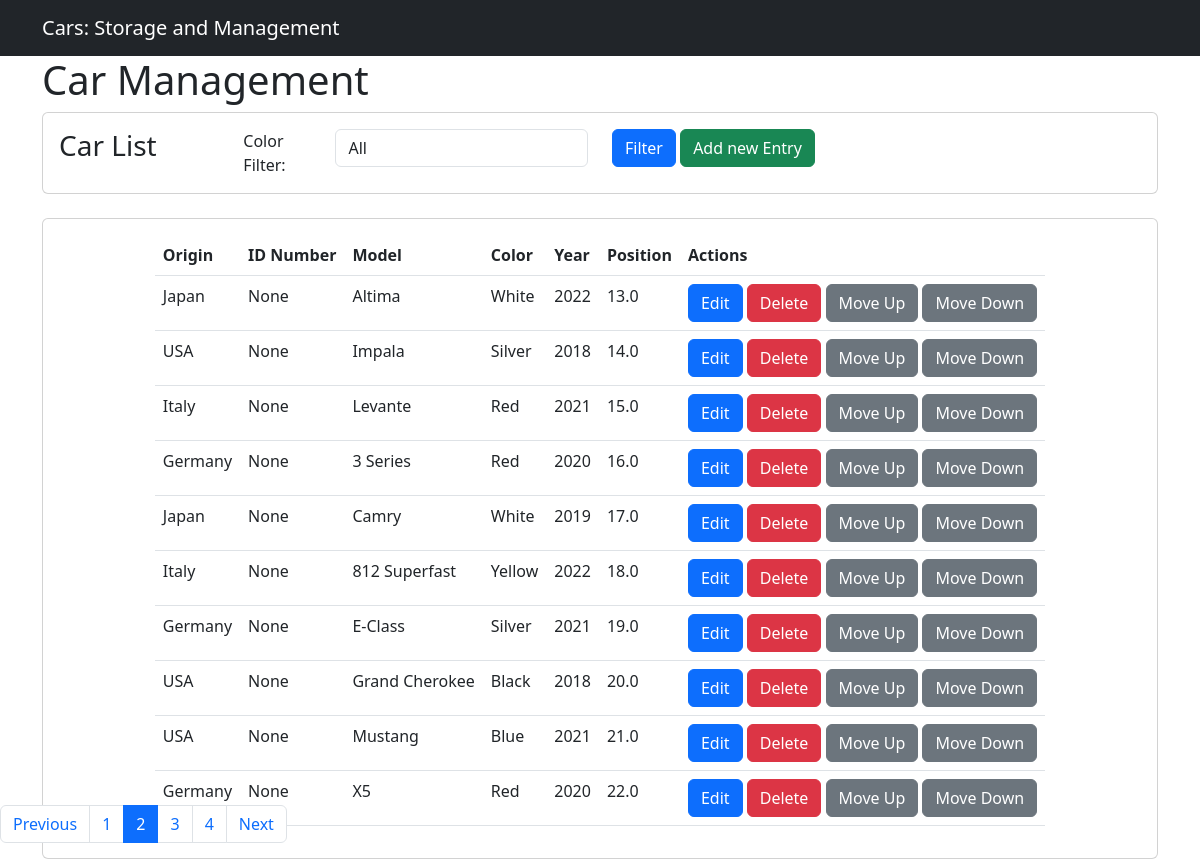
The page /?color=&page=2 on the database its author committed.
### car_app/models.py (models this page shows, shortened)
class Car(models.Model):
    origin = models.CharField(max_length=50)
    brand = models.CharField(max_length=50,choices=Brands,default=None)
    model = models.CharField(max_length=50)
    year = models.CharField(max_length=4)
    color = models.CharField(max_length=50,choices=Colors,default=None)
    position=models.FloatField(max_length=50,default=0)
    class Meta:
        ordering = ['position','id']

### car_app/views.py (the view)
# urls.py: path('', views.car_list, name='car_list'),
def car_list(request):
    cars = Car.objects.all()
    colors = Car.objects.order_by().values_list('color', flat=True).distinct()
    selected_color = request.GET.get('color','')
    if selected_color:
        cars = cars.filter(color=selected_color)
    cars = cars.order_by('position', 'id')
    paginator = Paginator(cars, 10)
    page_number = request.GET.get('page')
    cars = paginator.get_page(page_number)
    return render(request, 'car_list.html', {'cars': cars, 'colors': colors, 'selected_color': selected_color})

### car_app/templates/car_list.html (shortened to what this page needs)
{% extends 'base.html' %}
{% block content %}
    <div class="container">
        <h1>Car Management</h1>
        <div class="card" style="width:100%; position:relative; z-index:1;">
            <div class="card-body">
                <form method="get">
                    <div class="row">
                        <div class="col-md-2">
                         <h3 class="card-title">Car List</h3>
                        </div>
                        <div class="col-md-1">
                            <a style="padding-top:2px;">Color Filter:</a>
                           </div>
                        <div class="col-md-3">
                            <select id="color-select" name="color" class="form-control">
                                <option value="">All</option>
                            </select>
                        </div>
                        <div class="col-md-6">
                            <button type="submit" class="btn btn-primary">Filter</button>
                            <button type="button" onclick="window.location.href='{% url 'car_new'%}'" class="btn btn-success">Add new Entry</button>
                        </div>
                      </div>
                </form>
            </div>
        </div>
        <br>
        <div class="card d-flex align-items-center justify-content-center "style="overflow:auto;">
            <div class="card-body">
                <table class="table" id="car_table">
                    <thead >
                        <tr>
                            <th>Origin</th>
                            <th>ID Number</th>
                            <th>Model</th>
                            <th>Color</th>
                            <th>Year</th>
                            <th>Position</th>
                            <th>Actions</th>
                        </tr>
                    </thead>
                    <tbody>
                        {% for car in cars %}
                        <tr data-item-id="{{car.pk}}">
                            <td>{{ car.origin }}</td>
                            <td>{{ car.pk }}</td>
                            <td>{{ car.model }}</td>
                            <td>{{ car.color }}</td>
                            <td>{{ car.year }}</td>
                            <td>{{ car.position }}</td>
                            <td>
                                <a
                                     id="{{car.pk}}"
                                     href='{% url 'car_edit' pk=car.pk %}'
                                     class="btn btn-primary"
                                     data-toggle="modal"
                                     data-target="#carModal">Edit</a>
                                <a href=href='{% url 'car_delete' pk=car.pk %}'
                                    class="btn btn-danger">Delete</a>
                                <a
                                    class="move-up btn btn-secondary"  data-item-id="{{ car.pk }}">Move Up</a>
                                <a  onclick="location.reload();"
                                    class="move-down btn btn-secondary" data-item-id="{{ car.pk }}">Move Down</a>
                            </td>
                        </tr>
                        {% endfor %}
                    </tbody>
                </table>
            </div>
        </div>
                <nav aria-label="Car list navigation fixed" class="fixed-bottom">
                    <ul class="pagination">
                        {% if cars.has_previous %}
                            <li class="page-item"><a class="page-link" href="?color={{ selected_color }}&page={{ cars.previous_page_number }}">Previous</a></li>
                        {% else %}
                            <li class="page-item disabled"><span class="page-link">Previous</span></li>
                        {% endif %}
                        {% for page in cars.paginator.page_range %}
                            {% if page == cars.number %}
                                <li id="current-page" class="page-item active"><span class="page-link">{{ page }}</span></li>
                            {% else %}
                                <li class="page-item"><a class="page-link" href="?color={{ selected_color }}&page={{ page }}">{{ page }}</a></li>
                            {% endif %}
                        {% endfor %}
                        {% if cars.has_next %}
                            <li class="page-item"><a class="page-link" href="?color={{ selected_color }}&page={{ cars.next_page_number }}">Next</a></li>
                        {% else %}
                            <li class="page-item disabled"><span class="page-link">Next</span></li>
                        {% endif %}
                    </ul>
                </nav>
    </div>
  {% endblock %}

### rows shown on the page
Car: origin "Japan", pk "None", model "Altima", color "White", year "2022", position "13.0"
Car: origin "USA", pk "None", model "Impala", color "Silver", year "2018", position "14.0"
Car: origin "Japan", pk "None", model "Camry", color "White", year "2019", position "17.0"
Car: origin "Italy", pk "None", model "812 Superfast", color "Yellow", year "2022", position "18.0"
Car: origin "Germany", pk "None", model "E-Class", color "Silver", year "2021", position "19.0"
Car: origin "USA", pk "None", model "Grand Cherokee", color "Black", year "2018", position "20.0"
Car: origin "USA", pk "None", model "Mustang", color "Blue", year "2021", position "21.0"

### other values the page prints
{{ car.origin }} "Italy" "Germany" "Germany"
{{ car.pk }} "None" "None" "None"
{{ car.model }} "Levante" "3 Series" "X5"
{{ car.color }} "Red" "Red" "Red"
{{ car.year }} "2021" "2020" "2020"
{{ car.position }} "15.0" "16.0" "22.0"
{{ page }} "1" "3" "4"
{{ page }} "2"
